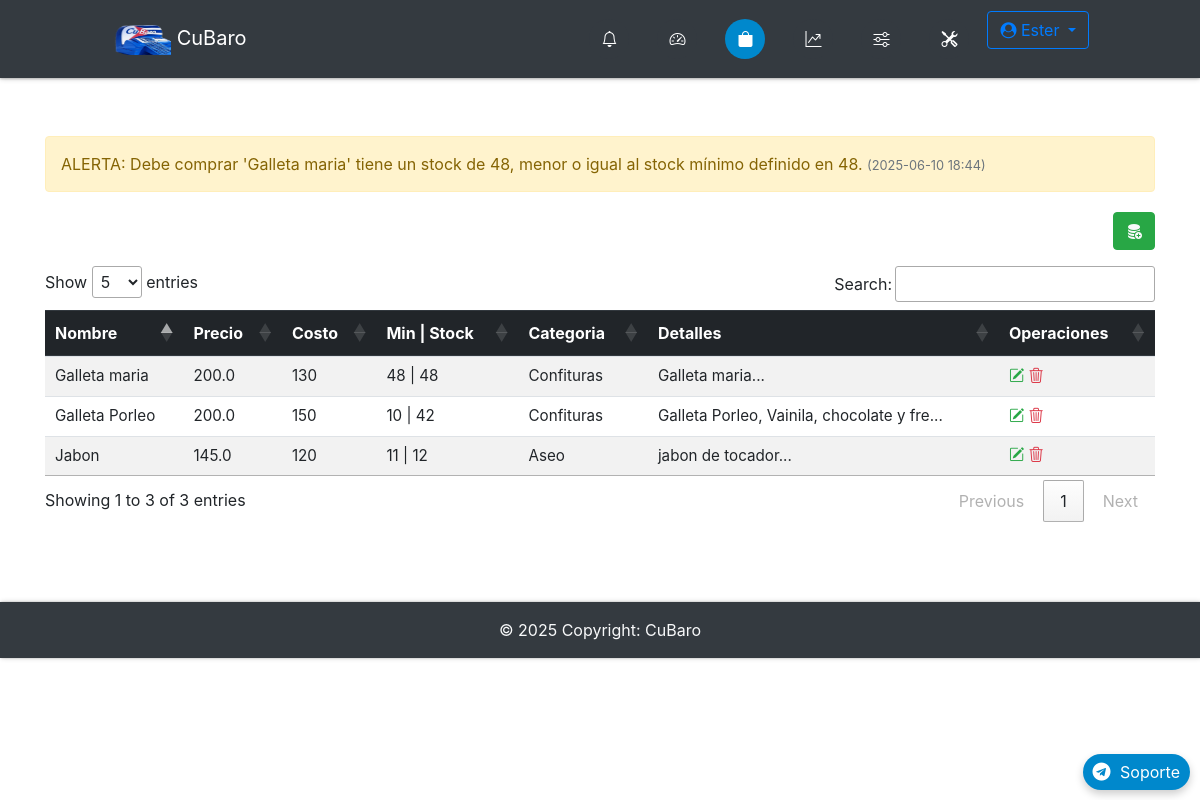
The page /admin/items (signed in) on the database its author committed.
### app/db_models.py (models this page shows, shortened)
class User(UserMixin, db.Model):
    __tablename__ = "users"
    id = db.Column(db.Integer, primary_key=True)
    name = db.Column(db.Text, nullable=False)
    email = db.Column(db.String(50), nullable=False, unique=True)
    phone = db.Column(db.String(50), nullable=False)
    password = db.Column(db.String(250), nullable=False)
    admin = db.Column(db.Integer, nullable=False, default=0)
    email_confirmed = db.Column(db.Integer, nullable=False, default=1)
    created_by = db.Column(db.Integer, db.ForeignKey('users.id'), nullable=True)  # ID del creador
    registration_date = db.Column(db.DateTime, default=lambda: datetime.now(timezone.utc))  # Fecha de registro
    membership_expiration = db.Column(db.DateTime, nullable=True)  # Fecha de vencimiento de membresía
    updated_at = db.Column(db.DateTime, default=lambda: datetime.now(timezone.utc))  # Fecha de expiracion de Codigo de recuperacion empleado
    membership_id = db.Column(db.Integer, db.ForeignKey('memberships.id'), nullable=False)  # Relación con membresía
    membership = db.relationship('Membership', backref='users')
    employees = db.relationship('User', backref='creator', remote_side=[id], lazy='select')  # Relación empleados
    cart = db.relationship('Cart', backref='buyer')
    orders = db.relationship("Order", backref='customer', foreign_keys="[Order.uid]")  # Relación con clave foránea especificada
    master_key = db.Column(db.String(100), unique=True)

class Alert(db.Model):
    __tablename__ = 'alert'
    id = db.Column(db.Integer, primary_key=True)
    message = db.Column(db.String(255), nullable=False)
    category = db.Column(db.String(50), nullable=False)  # 'error', 'warning', etc.
    created_at = db.Column(db.DateTime, default=datetime.now(timezone.utc))
    user_id = db.Column(db.Integer, db.ForeignKey('users.id'))  # Opcional: asociar alertas a un usuario
    user = db.relationship('User', backref='alerts')

class Item(db.Model):
    __tablename__ = "items"
    id = db.Column(db.Integer, primary_key=True)
    name = db.Column(db.String(100), nullable=False)
    price = db.Column(db.Float, nullable=False)
    category = db.Column(db.Text, nullable=False)
    image = db.Column(db.String(250), nullable=False)
    details = db.Column(db.String(250), nullable=False)
    stock_min = db.Column(db.Integer, default=0)
    costo = db.Column(db.Integer)
    stock = db.Column(db.Integer, default=0)
    created_by = db.Column(db.Integer, db.ForeignKey('users.id'), nullable=False)  # Vincular con el creador
    creator = db.relationship('User', backref='items_created')  # Relación con el usuario que creó el producto
    orders = db.relationship('Ordered_item', backref='item', lazy=True, cascade="all, delete, delete-orphan")
    in_cart = db.relationship("Cart", backref="item", lazy=True, cascade="all, delete, delete-orphan")

### app/funcs.py (the view)
	def wrapper(*args, **kwargs):
		if current_user.is_authenticated and current_user.admin == 1:
			return func(*args, **kwargs)
		else:
			return "No estás autorizado a acceder a esta URL."

### app/admin/routes.py (called while the page is built)
@admin.route('/items')
@admin_only
def items():
    alerts = Alert.query.filter_by(user_id=current_user.id).order_by(Alert.created_at.desc()).all()
    items = Item.query.join(User, Item.created_by == User.id).filter(
        (User.id == current_user.id) | (User.created_by == current_user.id)
    ).all()
    return render_template("admin/items.html", items=items, alerts=alerts)

### app/funcs.py (called while the page is built)
def admin_only(func):
	def wrapper(*args, **kwargs):
		if current_user.is_authenticated and current_user.admin == 1:
			return func(*args, **kwargs)
		else:
			return "No estás autorizado a acceder a esta URL."
	wrapper.__name__ = func.__name__
	return wrapper

### app/admin/templates/admin/items.html (shortened to what this page needs)
{% extends "admin/base.html" %}
{% block content %}
{% if alerts %}
<div class="alert-container">
	{% for alert in alerts %}
	<div class="alert alert-{{ alert.category }}" id="alert-{{ alert.id }}">
		{{ alert.message }}
		<small class="text-muted" style="font-size: 0.8em;">({{ alert.created_at.strftime('%Y-%m-%d %H:%M') }})</small>
	</div>
	{% endfor %}
</div>
{% else %}
<div class="alert alert-info">
	No hay alertas de stock en este momento.
</div>
{% endif %}
{% if not items %}
<div class="flash-error">No hay Items.</div>
<div class="d-flex justify-content-end mb-3">
	<div class="add-new btn-success btn">
		<a href="{{ url_for('admin.add') }}" data-toggle="tooltip" title="Añadir Producto" class="text-light">
			<i class="bi bi-database-fill-add"></i>
		</a>
	</div>
</div>
{% else %}
<div class="d-flex justify-content-end mb-3">
	<div class="add-new btn-success btn">
		<a href="{{ url_for('admin.add') }}" data-toggle="tooltip" title="Añadir Producto" class="text-light">
			<i class="bi bi-database-fill-add"></i>
		</a>
	</div>
</div>
<div class="table-responsive">
	<table id="items-table" class="table table-striped table-hover">
		<thead class="thead-dark">
			<tr>
				<th>Nombre</th>
				<th>Precio</th>
				<th>Costo</th>
				<th>Min | Stock</th>
				<th>Categoria</th>
				<th>Detalles</th>
				<th>Operaciones</th>
			</tr>
		</thead>
		<tbody>
			{% for item in items %}
			<tr>
				<td>{{ item.name }}</td>
				<td>{{ item.price }}</td>
				<td>{{ item.costo }}</td>
				<td>{{ item.stock_min }} | {{ item.stock }}</td>
				<td>{{ item.category }}</td>
				<td>{{ item.details[:40] | safe }}...</td>
				<td>
					<a href="{{ url_for('admin.edit', type='item', id=item.id) }}"><i
							class="bi bi-pencil-square text-success"></i></a>
					<a href="#" class="delete-item-link" data-item-id="{{ item.id }}">
								<i class="bi bi-trash3 text-danger"></i></a>
				</td>
			</tr>
			{% endfor %}
		</tbody>
	</table>
</div>
{% endif %}
{% endblock %}

### app/admin/templates/admin/base.html (shortened to what this page needs)
{% import "bootstrap/wtf.html" as wtf %}
<!DOCTYPE html>
<html lang="es">
<head>
  <link rel="stylesheet" href="https://maxcdn.bootstrapcdn.com/bootstrap/4.0.0/css/bootstrap.min.css"
>
  <link href="https://cdn.jsdelivr.net/gh/gitbrent/bootstrap4-toggle@3.6.1/css/bootstrap4-toggle.min.css"
    rel="stylesheet">
  <link rel="stylesheet" type="text/css" href="{{ url_for('static', filename='styles.css') }}">
  <link rel="stylesheet" href="https://cdnjs.cloudflare.com/ajax/libs/font-awesome/4.7.0/css/font-awesome.min.css">
  <link rel="stylesheet" href="https://cdnjs.cloudflare.com/ajax/libs/animate.css/4.1.1/animate.min.css" />
  <link rel="stylesheet" href="https://cdn.jsdelivr.net/npm/bootstrap-icons@1.11.3/font/bootstrap-icons.min.css">
  <link rel="stylesheet" type="text/css" href="https://cdn.datatables.net/1.13.7/css/jquery.dataTables.min.css">
  <link href="https://cdn.jsdelivr.net/npm/bootstrap-switch-button/css/bootstrap-switch-button.min.css"
    rel="stylesheet">
</head>
<body>
  <nav
    class="navbar navbar-expand-lg {% if request.path.startswith('/admin') %}navbar-dark bg-dark{% else %}navbar-light bg-light{% endif %} fixed-top">
    <div class="container-fluid">
      <a class="navbar-brand" href="{{ url_for('home') }}" data-toggle="tooltip" title="Inicio">
        <img src="{{ url_for('static', filename='img/logoo.png') }}" height="30" width="60" alt="CuBaro Logo"> CuBaro
      </a>
      <ul class="navbar-nav d-flex flex-row ml-auto">
        <div class="d-flex justify-content-center">
          {% if not current_user.is_authenticated %}
          {% if request.path.startswith('/admin') %}
          <li class="nav-item {% if request.endpoint == 'login' %}active{% endif %}">
            <a class="nav-link" href="{{ url_for('login') }}" data-toggle="tooltip" title="Iniciar Sesión">
              <div class="icon-circle">
                <i class="bi bi-box-arrow-in-right"></i>
              </div>
            </a>
          </li>
          {% else %}
          <a class="btn btn-outline-primary mr-2 {% if request.endpoint == 'login' %}active{% endif %}"
            href="{{ url_for('login') }}">Iniciar Sesión</a>
          <a class="btn btn-outline-primary {% if request.endpoint == 'register_admin' %}active{% endif %}"
            href="{{ url_for('register_admin') }}">Registrarse</a>
          {% endif %}
          {% else %}
          <li class="nav-item mr-2 {% if request.endpoint == 'orders' %}active{% endif %}">
            <a class="nav-link" href="{{ url_for('orders') }}" data-toggle="tooltip" title="Órdenes">
              <div class="icon-circle">
                <i class="bi bi-bell"></i>
              </div>
            </a>
          </li>
          {% if request.path.startswith('/admin') %}
          <li class="nav-item mr-2 {% if request.endpoint == 'admin.dashboard' %}active{% endif %}">
            <a class="nav-link" href="{{ url_for('admin.dashboard') }}" data-toggle="tooltip" title="Panel">
              <div class="icon-circle">
                <i class="bi bi-speedometer2"></i>
              </div>
            </a>
          </li>
          <li class="nav-item mr-2 {% if request.endpoint == 'admin.items' %}active{% endif %}">
            <a class="nav-link" href="{{ url_for('admin.items') }}" data-toggle="tooltip" title="Productos">
              <div class="icon-circle">
                <i class="bi bi-bag-fill"></i>
              </div>
            </a>
          </li>
          <li class="nav-item mr-2 {% if request.endpoint == 'admin.statictics' %}active{% endif %}">
            <a class="nav-link" href="{{ url_for('admin.statictics') }}" data-toggle="tooltip" title="Estadísticas">
              <div class="icon-circle">
                <i class="bi bi-graph-up-arrow"></i>
              </div>
            </a>
          </li>
          <li class="nav-item mr-2 {% if request.endpoint == 'admin.configuracion' %}active{% endif %}">
            <a class="nav-link" href="{{ url_for('admin.configuracion') }}" data-toggle="tooltip" title="Configuración">
              <div class="icon-circle">
                <i class="bi bi-sliders"></i>
              </div>
            </a>
          </li>
          <li class="nav-item mr-2">
            <a class="nav-link" data-toggle="modal" data-target="#fullScreenModal" title="Herramientas">
              <div class="icon-circle">
                <i class="bi bi-tools"></i>
              </div>
            </a>
          </li>
          {% endif %}
          <div class="dropdown ml-auto">
            <a class="btn btn-outline-primary dropdown-toggle" href="#" id="navbarDropdown" role="button"
              data-toggle="dropdown" aria-haspopup="true" aria-expanded="false">
              <i class="fa fa-user-circle"></i> {{ current_user.name }}
            </a>
          </div>
          {% endif %}
        </div>
      </ul>
    </div>
  </nav>
  <div class="container">
    <div class="main">
      {% block content %}
      {% endblock %}
      <a href="https://t.me/CuBaro_soporte" target="_blank" class="telegram-float">
        <i class="fa fa-telegram fa-2x"></i> Soporte
      </a>
    </div>
  </div>
  <footer class="bg-dark text-center text-lg-start text-light">
    <div class="text-center p-3">
      © {{ now.year }} Copyright: CuBaro
    </div>
  </footer>
</body>
</html>

### app/static/styles.css (style rules this page uses)
:root { --white: #eceff3; --primary-blue: #007bff; --dark-bg: #343a40; --error-red: #ff4c4c; --success-green: #00e676; --chart-red: #ff6384; --chart-blue: #36a2eb; --chart-purple: #cc65fe; --chart-yellow: #ffce56; --chart-green: #2ecc71; --telegram-blue: #0088cc; --telegram-hover: #3688b183; --shadow-light: rgba(0, 0, 0, 0.2); --shadow-dark: rgba(0, 0, 0, 0.19); }
body { padding-top: 80px; }
.main { padding: 10vh 0; }
.navbar { padding: 0.7rem 6rem; box-shadow: 0 1px 2px 0 var(--shadow-light), 0 1px 5px 0 var(--shadow-dark); position: fixed; top: 0; z-index: 1050; background-color: var(--dark-bg); width: 100%; }
.navbar-nav { gap: 3px; display: flex; align-items: center; }
.icon-circle { display: flex; align-items: center; justify-content: center; width: 40px; height: 40px; border-radius: 50%; background-color: var(--dark-bg); color: white; margin: 0 2px; transition: background-color 0.3s, color 0.3s; }
.nav-item.active .icon-circle { background-color: var(--telegram-blue); color: white; }
footer { box-shadow: 1px 0 2px 0 var(--shadow-light), 1px 0 5px 0 var(--shadow-dark); }
table.dataTable { margin: 0 auto; width: 100%; }
table.dataTable th { color: white; background-color: var(--dark-bg); padding: 15px; }
table.dataTable tr { border-bottom: 1px solid #0046C2; }
table.dataTable td { padding: 15px 30px; }
.alert { padding: 15px; margin-bottom: 20px; border: 1px solid transparent; border-radius: 4px; font-size: 16px; transition: opacity 0.5s ease; }
.alert-warning { color: #856404; background-color: #fff3cd; border-color: #ffeeba; }
.text-muted { font-size: 0.9rem; color: gray; }
.table-responsive { overflow-x: auto; }
.telegram-float { position: fixed; bottom: 20px; right: 20px; background-color: var(--telegram-blue); color: white; padding: 10px 20px; border-radius: 25px; text-decoration: none; box-shadow: 0 4px 8px var(--shadow-light); transition: background-color 0.3s, transform 0.3s ease; z-index: 9999; }
.telegram-float i { margin-right: 5px; }
body { padding-bottom: 70px; padding-top: 56px; overflow-x: hidden; }
@media (min-width: 992px) { .telegram-float { bottom: 10px; right: 10px; padding: 6px 10px; } }
@media (min-width: 992px) { .telegram-float i { font-size: 18px; } }
@media (min-width: 992px) { .text-muted { font-size: 0.85rem; } }
table.dataTable th { color: white; background-color: var(--dark-bg, #343a40); padding: 15px; font-size: 1rem; }
table.dataTable td { padding: 15px 30px; font-size: 0.95rem; }

### rows shown on the page
User: name "Ester"
Alert: message "ALERTA: Debe comprar 'Galleta maria' tiene un stock de 48, menor o igual al stock mínimo definido en 48.", created_at "2025-06-10 18:44"
Item: name "Jabon", price "145.0", costo "120", stock_min "11", stock "12", category "Aseo", details "jabon de tocador"
Item: name "Galleta maria", price "200.0", costo "130", stock_min "48", stock "48", category "Confituras", details "Galleta maria"
Item: name "Galleta Porleo", price "200.0", costo "150", stock_min "10", stock "42", category "Confituras", details "Galleta Porleo, Vainila, chocolate y fre"
